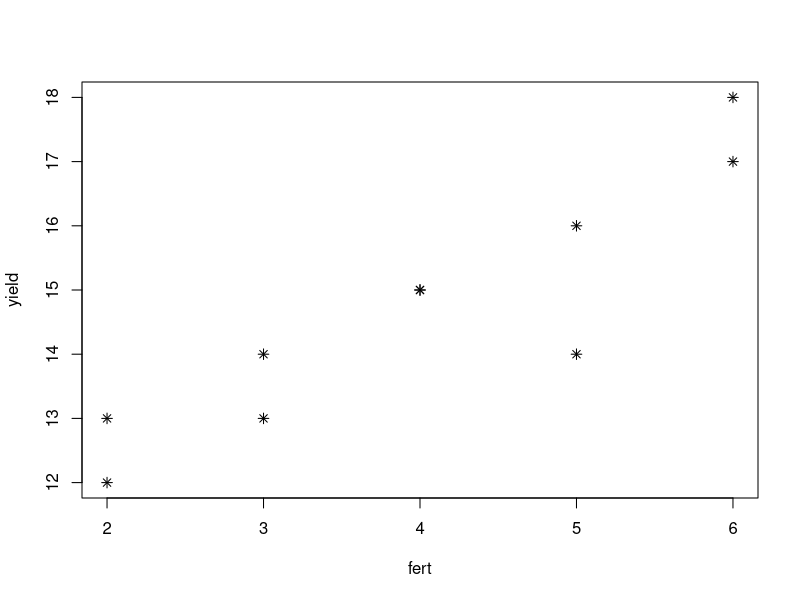
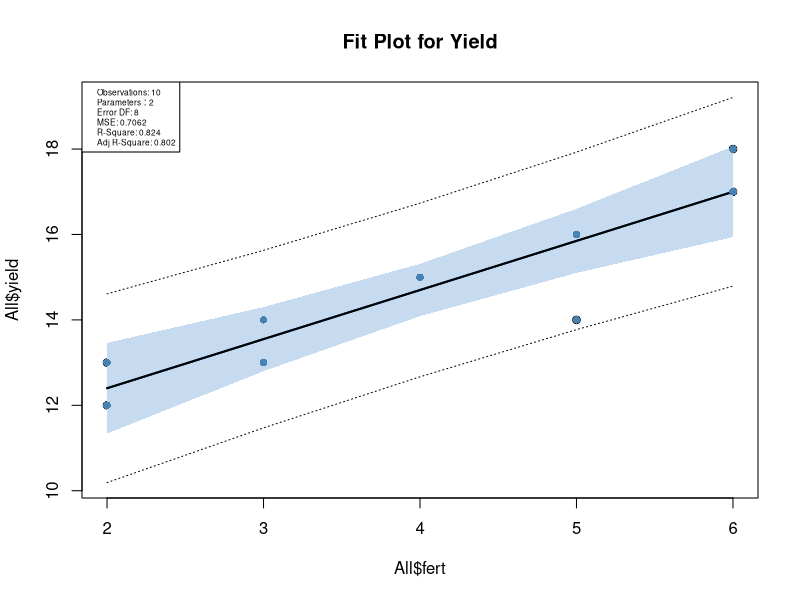
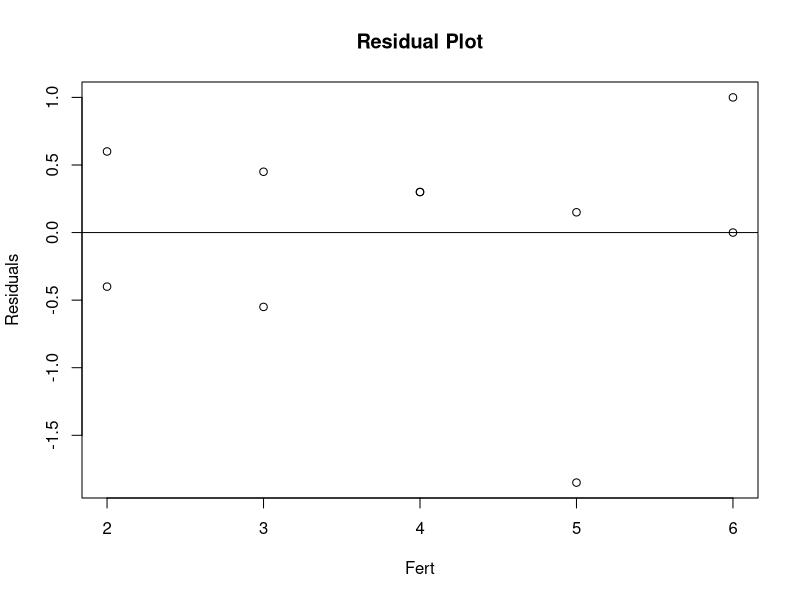
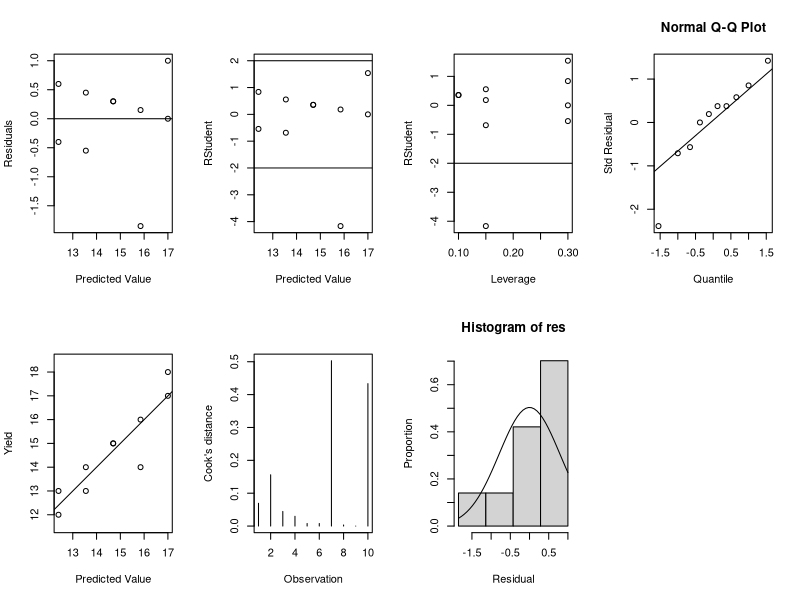

These charts were generated, in order, by the following R code:
## ---- chunk 1
knitr::opts_chunk$set(echo = TRUE)
rm(list=ls())
## ---- chunk 2
yield <- c(12,13,13,14,15,15,14,16,17,18)
fert <- c(2,2,3,3,4,4,5,5,6,6)
All <- data.frame(yield,fert)
## ---- chunk 3
# Scatterplot with star points
plot(All$fert,All$yield,xlab = "fert",ylab="yield",pch=8)
## ---- chunk 4
library(psych)
describe(All)

# correlation
round(cor(All),4)
## ---- chunk 5
model <- lm(yield ~fert, data= All)
anova(model)
summary(model)
## ---- chunk 6
#confidence interval
confint(model)

# outputs
dependent_variable <- All$yield
predicted <- fitted(model)
# std error mean predict = sqrt(MSE(1/n + (x-x_bar)^2/SS_x))
std_error <- predict.lm(model,se.fit=T,interval="confidence")$se.fit
CL_mean <- as.data.frame(predict(model, interval = "confidence"))
CL_mean_lwr <- CL_mean$lwr
CL_mean_upr <- CL_mean$upr
CL_predict <- as.data.frame(predict(model, interval = "prediction"))
CL_predict_lwr <- CL_predict$lwr
CL_predict_upr <- CL_predict$upr
res <- round(resid(model),4)
reg <- cbind(yield, predicted, std_error, CL_mean_lwr, CL_mean_upr, CL_predict_lwr,CL_predict_upr, res)
print(reg)
sum_of_res <- round(sum(res),4)
sum_of_sq_res <- round(sum(res^2),4)
PRESS <- function(linear.model) {
    pr <- residuals(linear.model)/(1 - lm.influence(linear.model)$hat)
    sum(pr^2)
}
press <- PRESS(model)
cat(paste0("Sum of residual: ", sum_of_res),
    paste0("Sum of SquareResidual：",sum_of_sq_res), 
    paste0("PRESS: ",press), sep = "\n")
## ---- chunk 7
rm(list = ls())
yield <- c(12,13,13,14,15,15,14,16,17,18)
fert <- c(2,2,3,3,4,4,5,5,6,6)
All <- data.frame(yield,fert)
## ---- chunk 8
# calculations
model <- lm(yield ~fert, data= All)

legend_values <- c(paste0("Observations: ", nrow(All)),
    paste0("Parameters：",length(model$coefficients)), 
    paste0("Error DF: ",model$df.residual),
    paste0("MSE: ",round(sum(model$residuals^2)/(model$df.residual),4)),
    paste0("R-Square: ", round(summary(model)$r.squared,4)),
    paste0("Adj R-Square: ",round(summary(model)$adj.r.squared,4)))
print(legend_values)
## ---- chunk 9
conf <- predict(model, interval = "confidence")
pred <-  predict(model, interval="prediction")
res <- resid(model)
# plot settings
plot(All$yield~All$fert, main = "Fit Plot for Yield", ylim = c(min(pred[,"lwr"]),max(pred[,"upr"])))
# plot confidence band
polygon(c(All$fert,rev(All$fert)),c(conf[,"lwr"],rev(conf[,"upr"])),border=NA,col=blues9[3])
lines(All$fert,conf[,"fit"],lwd=2,col=blues9[8])
# plot predicted band
lines(All$fert,pred[,"fit"],lwd=2)
lines(All$fert,pred[,"lwr"],lty=3)
lines(All$fert,pred[,"upr"],lty=3)
points(All$fert,yield,pch=16,col="steelblue")
legend("topleft",legend = legend_values,cex=0.5)
## ---- chunk 10
plot(All$fert, res, ylab = "Residuals", xlab = "Fert",main = "Residual Plot")
abline(h =0)
## ---- chunk 11
library(MASS)
par(mfrow=c(2,4))
# residual plot 
plot(pred[,"fit"], res, ylab = "Residuals", xlab = "Predicted Value")
abline(h =0)

# studendized residual plot
plot(pred[,"fit"], studres(model), ylab = "RStudent", xlab = "Predicted Value", ylim = c(min(studres(model),-2), max(studres(model),2)))
abline(h = c(-2,2))

# leverage plot
plot(hatvalues(model), studres(model), pch=1, cex=1, xlab = "Leverage",ylab = "RStudent")
abline(h = c(-2,2))

# qq plot
stdres <- rstandard(model)
qqnorm(stdres, ylab="Std Residual", xlab="Quantile") 
qqline(stdres)

# fitted value v.s. true value
plot(pred[,"fit"], All$yield, ylab = "Yield", xlab = "Predicted Value",asp = 1)
abline(0,1)

# Cook's D
plot(cooks.distance(model), type="h", pch=1, cex=1, xlab = "Observation",ylab = "Cook's distance")

# histogram of residual proportion 
xLimits <- range(res)
breakPoints <- seq(xLimits[1], xLimits[2], length.out = 5)
h <- hist(res,breaks=breakPoints, ylab="Proportion",xlab="Residual",prob=T)
xfit <- seq(min(res),max(res),length=40)
yfit <- dnorm(xfit,mean=mean(res),sd=sd(res))
lines(xfit,yfit)

## ---- chunk 12
rm(list=ls())
yield <- c(12,13,13,14,15,15,14,16,17,18)
fert <- c(2,2,3,3,4,4,5,5,6,6)
All <- data.frame(yield,fert)
## ---- chunk 13
model <- lm(yield ~fert, data= All)
anova(model)
summary(model)
## ---- chunk 14
# new data
new_fert <- data.frame(fert = c(2,2,3,3,4,4,5,5,6,6,2.5,3.5,4.5,5.5,6.5))
yhat <- predict(model,newdata = new_fert)

CL_mean <- as.data.frame(predict(model, newdata = new_fert,interval = "confidence"))
LCLM <- CL_mean$lwr
UCLM <- CL_mean$upr
CL_predict <- as.data.frame(predict(model, newdata = new_fert, interval = "prediction"))
LCL <- CL_predict$lwr
UCL <- CL_predict$upr

# present values
yield <- c(yield,rep(NA,5))
pred <- cbind(new_fert, yield, yhat, LCLM, UCLM, LCL, UCL)
print(pred)
